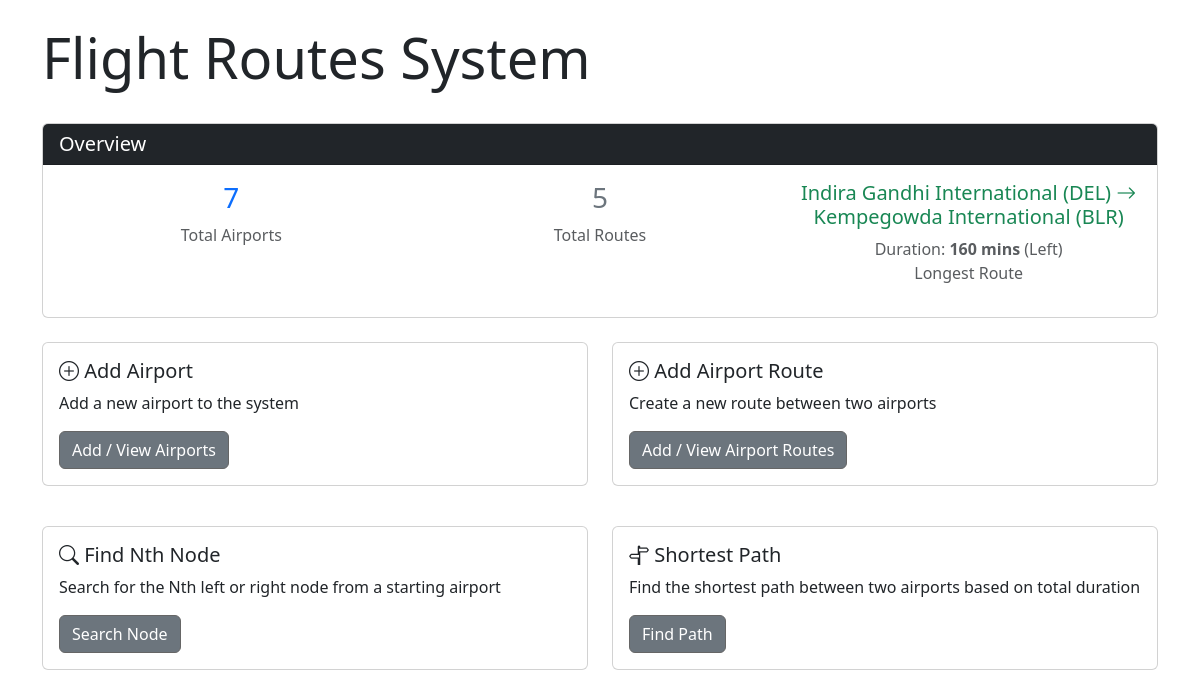
The page / on the database its author committed.
### airport_route/models.py (models this page shows, shortened)
class Route(models.Model):
    SIDE_CHOICES = [
        ('left', 'Left'),
        ('right', 'Right'),
    ]
    from_airport = models.ForeignKey(Airport, on_delete=models.CASCADE, related_name='departing_routes')
    to_airport = models.ForeignKey(Airport, on_delete=models.CASCADE, related_name='arriving_routes')
    position = models.CharField(max_length=10, choices=SIDE_CHOICES)
    duration = models.PositiveIntegerField(help_text="Duration in minutes")
    parent = models.ForeignKey('self', null=True, blank=True, related_name='children', on_delete=models.CASCADE)
    created_at = models.DateTimeField(auto_now_add=True)
    class Meta:
        unique_together = ['from_airport', 'position']

class Airport(models.Model):
    code = models.CharField(max_length=10, unique=True)
    name = models.CharField(max_length=200)
    created_at = models.DateTimeField(auto_now_add=True)

### airport_route/views.py (the view)
# urls.py: path('', HomepageView.as_view(), name='home'),
class HomepageView(TemplateView):
    template_name = 'home.html'
    def get_context_data(self, **kwargs):
        context = super().get_context_data(**kwargs)
        routes = Route.objects.all()
        context['total_airports'] = Airport.objects.count()
        context['total_routes'] = routes.count()
        context['longest_route'] = routes.order_by('-duration').first()
        return context

### airport_route/templates/home.html (shortened to what this page needs)
{% extends 'base.html' %}
{% block content %}
<div class="row mb-4">
    <div class="col-12">
        <h1 class="display-4">Flight Routes System</h1>
    </div>
</div>
<div class="row">
    <div class="col-12">
        <div class="card">
            <div class="card-header bg-dark text-white">
                <h5 class="mb-0">Overview</h5>
            </div>
            <div class="card-body">
                <div class="row text-center">
                    <div class="col-md-4">
                        <h3 class="text-primary">{{ total_airports }}</h3>
                        <p class="text-muted">Total Airports</p>
                    </div>
                    <div class="col-md-4">
                        <h3 class="text-secondary">{{ total_routes }}</h3>
                        <p class="text-muted">Total Routes</p>
                    </div>
                    <div class="col-md-4">
                        {% if longest_route %}
                            <h5 class="text-success">
                                {{ longest_route.from_airport.name }} ({{ longest_route.from_airport.code }})
                                <i class="bi bi-arrow-right"></i>
                                {{ longest_route.to_airport.name }} ({{ longest_route.to_airport.code }})
                            </h5>
                            <p class="text-muted mb-0">
                                Duration: <strong>{{ longest_route.duration }} mins</strong> ({{ longest_route.get_position_display }})
                            </p>
                        {% else %}
                            <p class="text-muted">No routes available</p>
                        {% endif %}
                        <p class="text-muted">Longest Route</p>
                    </div>
                </div>
            </div>
        </div>
    </div>
</div>
<div class="row mb-4 mt-4">
    <div class="col-md-6 mb-3">
        <div class="card h-100">
            <div class="card-body">
                <h5 class="card-title">
                    <i class="bi bi-plus-circle"></i> Add Airport
                </h5>
                <p class="card-text">
                    Add a new airport to the system
                </p>
                <a href="{% url 'add_airport' %}" class="btn btn-dark" style="background-color: #6c757d; border-color: #666;">Add / View Airports</a>
            </div>
        </div>
    </div>
    <div class="col-md-6 mb-3">
        <div class="card h-100">
            <div class="card-body">
                <h5 class="card-title">
                    <i class="bi bi-plus-circle"></i> Add Airport Route
                </h5>
                <p class="card-text">
                    Create a new route between two airports
                </p>
                <a href="{% url 'add_route' %}" class="btn btn-dark" style="background-color: #6c757d; border-color: #666;">Add / View Airport Routes</a>
            </div>
        </div>
    </div>
</div>
<div class="row mb-4">
    <div class="col-md-6 mb-3">
        <div class="card h-100">
            <div class="card-body">
                <h5 class="card-title">
                    <i class="bi bi-search"></i> Find Nth Node
                </h5>
                <p class="card-text">
                    Search for the Nth left or right node from a starting airport
                </p>
                <a href="{% url 'search_nth_node' %}" class="btn btn-dark" style="background-color: #6c757d; border-color: #666;">Search Node</a>
            </div>
        </div>
    </div>
    <div class="col-md-6 mb-3">
        <div class="card h-100">
            <div class="card-body">
                <h5 class="card-title">
                    <i class="bi bi-signpost-split"></i> Shortest Path
                </h5>
                <p class="card-text">
                    Find the shortest path between two airports based on total duration
                </p>
                <a href="{% url 'shortest_node' %}" class="btn btn-dark" style="background-color: #6c757d; border-color: #666;">Find Path</a>
            </div>
        </div>
    </div>
</div>
{% endblock %}

### airport_route/templates/base.html (shortened to what this page needs)
{% load static %}
<!DOCTYPE html>
<html lang="en">
<head>
    <link href="https://cdn.jsdelivr.net/npm/bootstrap@5.3.2/dist/css/bootstrap.min.css" rel="stylesheet">
    <link href="https://cdn.jsdelivr.net/npm/bootstrap-icons@1.11.1/font/bootstrap-icons.css" rel="stylesheet">
</head>
<body>
    <div class="container mt-4">
        {% block content %}{% endblock %}
    </div>
</body>
</html>

### airport_route/templates/home.html (style rules this page uses)
.card { transition: transform 0.2s, box-shadow 0.2s; }

### rows shown on the page
Route: from_airport.name "Indira Gandhi International", from_airport.code "DEL", to_airport.name "Kempegowda International", to_airport.code "BLR", duration "160", position "Left"

### other values the page prints
{{ total_airports }} "7"
{{ total_routes }} "5"
